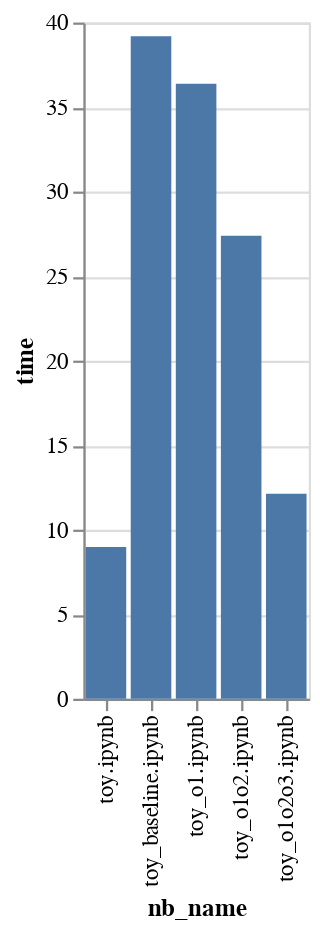

Notebook code cell kept with this figure:
### Code cell
alt.Chart(trial).mark_bar().encode(
    x = "nb_name",
    y = "time"
)

### Figure 1 — Vega-Lite specification as saved in the notebook (floating-point values rounded to 4 significant figures)
{"config": {"view": {"continuousWidth": 400, "continuousHeight": 300}}, "data": {"name": "data-0b8e6dc56e14023eb8090cab3e9d6006"}, "mark": "bar", "encoding": {"x": {"type": "nominal", "field": "nb_name"}, "y": {"type": "quantitative", "field": "time"}}, "$schema": "https://vega.github.io/schema/vega-lite/v4.8.1.json", "datasets": {"data-0b8e6dc56e14023eb8090cab3e9d6006": [{"nb_name": "toy_o1o2.ipynb", "time": 27.39}, {"nb_name": "toy.ipynb", "time": 8.98}, {"nb_name": "toy_o1.ipynb", "time": 36.38}, {"nb_name": "toy_o1o2o3.ipynb", "time": 12.12}, {"nb_name": "toy_baseline.ipynb", "time": 39.19}]}}
